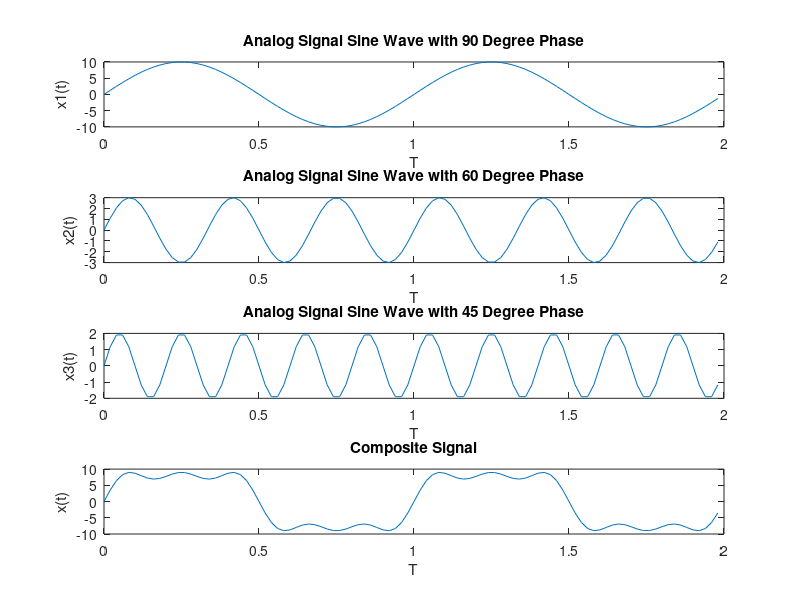

The MATLAB script that drew this image:
% _analog signal
% x(t) = 5 sin ( 2 * pi * 2 * t + phase)

clc;
clear all;
close all;

a = 10;
f = 1;
fs = 50 * f;
T = 2;
ph = 0; % 90 degree

t = 0:1/fs:T-(1/fs);

x1 = a * sin (2 * pi * f * t + ph);
a = 3; f = 3; ph=0;
x2 = a * sin (2 * pi * f * t + ph);
a = 2; f = 5; ph=0;
x3 = a * sin (2 * pi * f * t + ph);

x = x1 + x2 + x3;

hold on;
subplot(4,1,1);
plot(t, x1);
xlabel("T");
ylabel("x1(t)");
title("Analog Signal Sine Wave with 90 Degree Phase");

subplot(4,1,2);
plot(t, x2);
xlabel("T");
ylabel("x2(t)");
title("Analog Signal Sine Wave with 60 Degree Phase");


subplot(4,1,3);
plot(t, x3);
xlabel("T");
ylabel("x3(t)");
title("Analog Signal Sine Wave with 45 Degree Phase");


subplot(4,1,4);
plot(t, x);
xlabel("T");
ylabel("x(t)");
title("Composite Signal");



